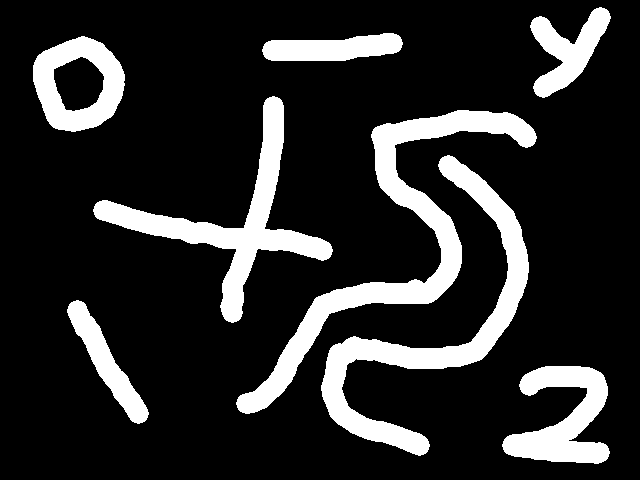
#> input picture HW5/DOC/images/q1.png, 640 x 480 px, found by its file name
$ jupyter execute CV_HW5_Q1.ipynb
#> lines starting #> are read from the running program, lines starting #| are printed output that depends on the picture; after the words box and inside, x2 and y2 are one past the last pixel; in counts of white or black regions, pixels touching at a corner belong together
[cell 1]
import cv2
from google.colab.patches import cv2_imshow
import numpy as np

[cell 2]
img1 = cv2.imread('q1.png', cv2.IMREAD_GRAYSCALE) # Read image in grayscale
#> img1: shape (480, 640); 16.9% white; 8 white regions, largest, box (x1, y1, x2, y2) and area: (236, 110, 537, 414) 12457, (321, 155, 529, 456) 11001, (93, 96, 333, 323) 9299
cv2_imshow(img1) # Showing image using opencv. It was not showing correct image using matplotlib.

[cell 3]
count_labels, labels = cv2.connectedComponents(img1) # We get connected components
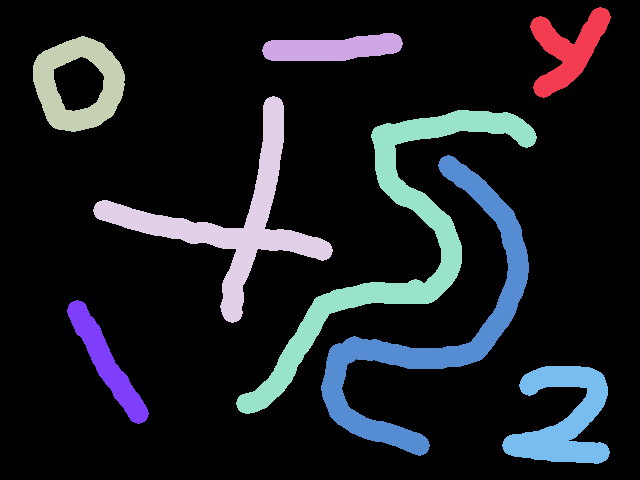
#> labels: shape (480, 640) int32; 9 distinct labels, from 0 to 8; one colour per label, 0 black
#> count_labels = 9
rows, cols = img1.shape
#> rows = 480; cols = 640

[cell 4]
# We need to convert image to bgr to show each label on it.
img1_color = cv2.cvtColor(img1, cv2.COLOR_GRAY2RGB)
#> img1_color is the input picture: shape (480, 640, 3); 16.9% white; 8 white regions, largest, box (x1, y1, x2, y2) and area: (236, 110, 537, 414) 12457, (321, 155, 529, 456) 11001, (93, 96, 333, 323) 9299
img1_color = cv2.cvtColor(img1_color, cv2.COLOR_RGB2BGR)

[cell 5]
# A function to return colors
def get_random_color(count):
#> called with count = 9
    ret_list = []
    for i in range(count):
        ret_list.append(np.random.randint(0, 256, size=3).tolist())
    return ret_list

[cell 6]
colors = get_random_color(count_labels)
#> colors = [[172, 47, 117], [192, 67, 251], [195, 103, 9], [211, 21, 242], [36, 87, 70], [216, 88, 140], [58, 193, 230], [39, 87, 174], [88, 81, 165]]

# replace each pixle based on its label
for i in range(rows):
    for j in range(cols):
        if labels[i, j] != 0:
            img1_color[i, j] = colors[labels[i, j] - 1]
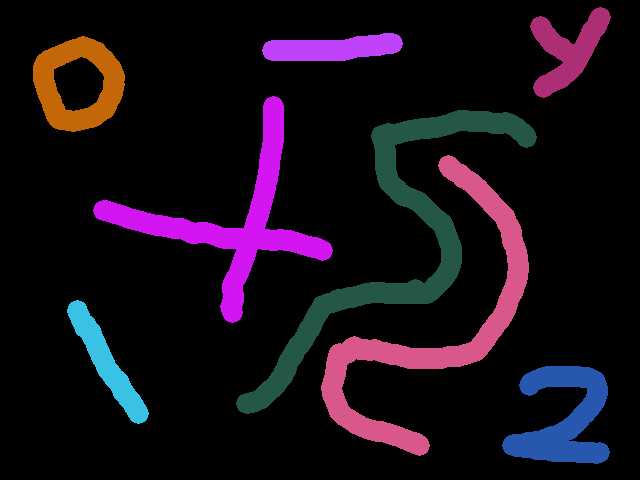
#> img1_color: shape (480, 640, 3); 16.93% of pixels changed, all inside (x1, y1, x2, y2) = (33, 7, 611, 464)

cv2_imshow(img1_color)

[cell 7]
# Define the text to draw
text = 'Number of connected components: ' + str(count_labels)
#> text = 'Number of connected components: 9'

# Set the font properties
font = cv2.FONT_HERSHEY_SIMPLEX
font_scale = 0.5
font_color = (0, 255, 0)  # Green color
thickness = 2

# Set the text position
text_x = 10
text_y = 30

# Draw the text on the image
cv2.putText(img1_color, text, (text_x, text_y), font, font_scale, font_color, thickness)
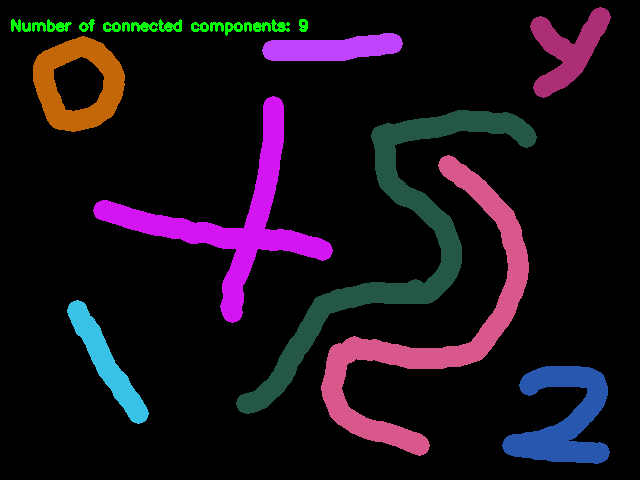
#> img1_color: shape (480, 640, 3); 0.6% of pixels changed, all inside (x1, y1, x2, y2) = (11, 19, 308, 36)

$ run again, with HW5/DOC/images/q2.png copied over HW5/DOC/images/q1.png
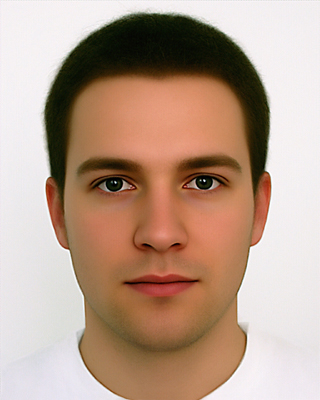
#> input picture HW5/DOC/images/q2.png, 320 x 400 px, found by its file name
#> `count_labels, labels = cv2.connectedComponents(img1)`:
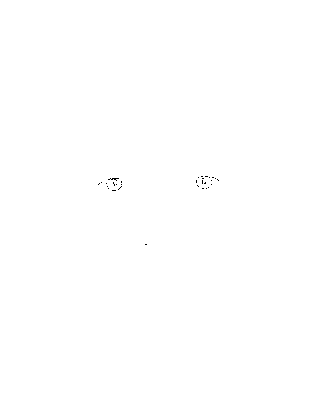
#> labels: shape (400, 320) int32; values 0 (black) and 1 (white), 99.9% white; black in thin lines or dots, all inside (x1, y1, x2, y2) = (98, 176, 219, 245)
#> count_labels = 2
#> colors = [[172, 47, 117], [192, 67, 251]]
#> text = 'Number of connected components: 2'
#> `cv2.putText(img1_color, text, (text_x, text_y), font, font_scale, font..`:
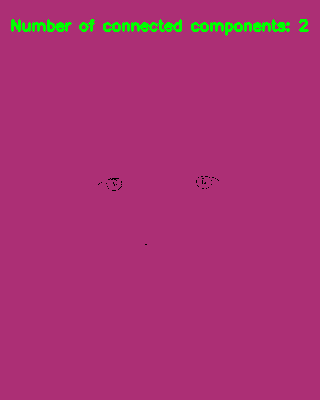
#> img1_color: shape (400, 320, 3); mean R, G, B 169.4, 49.9, 115.3
